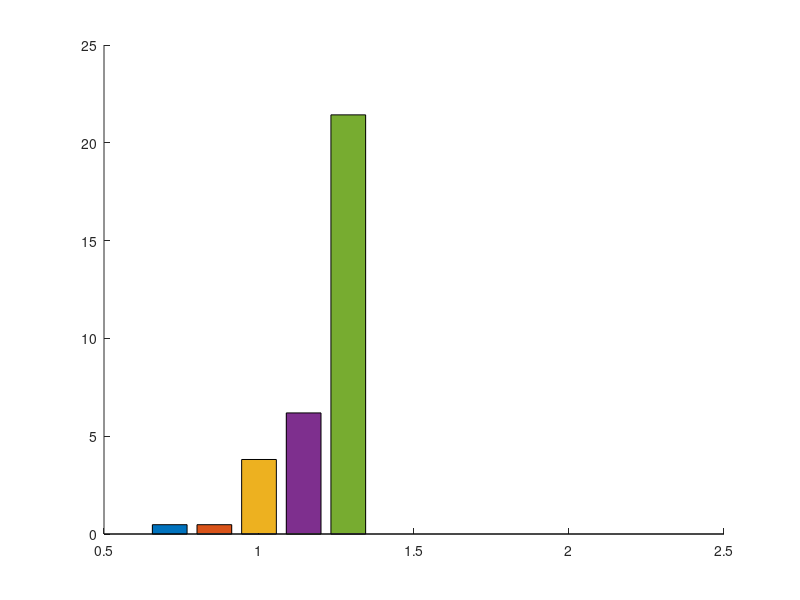

This figure's MATLAB source: (Note: this script raises an error after producing the figure.)
c=zeros(1,5);
c=[1 1 8 13 45; 0 0 0 0 0 ]


h=subplot(1,1,1);
hold on;
bar(c/210*100);
legend('1632\times1224', '1280\times960', '1024\times768', '960\times720', '816\times612',2);

axis([0.5 1.5 0 25]);
set(h,'FontSize', 22, 'FontName', 'Times New Roman');    
%set(gca,'XTickLabel', {'1632x1224','1280x960','1024x768', '960x720','816x612'})
set(gca,'XTick', [0:0]);
xlabel('Different Image Resolution');
ylabel('Error Rate (\times 100%)');

filename = ['kmeans.eps'];
saveas(h, filename,'psc2');         
